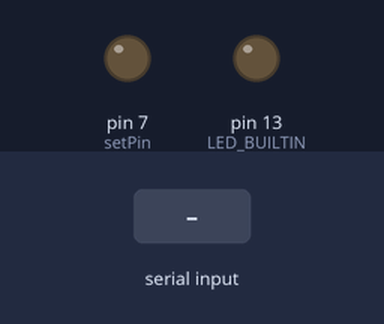
Recording of a sketch running on a simulated Arduino Uno, built with avr-gcc and run on an emulated ATmega328P. Shown: output pins drawn as LEDs (lit = HIGH). Inputs (shaded band) come from the test bench. What the sketch prints to the serial monitor is not drawn.

Above: at 1.2 s.
1.3 s: "1" received over the second serial link
Timing chart, 0 to 4.3 s (numbered marks = the images above; inputs shaded):
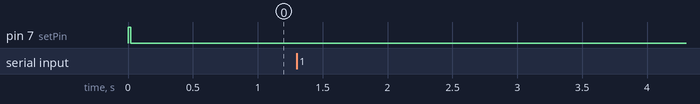

The sketch:

RX_Change_Mode.ino
```cpp
#include <SoftwareSerial.h>

SoftwareSerial HC12(8, 9); // HC-12 TX Pin, HC-12 RX Pin
#define setPin 7

byte incomingByte;
String readBuffer = "";

void setup() {
    pinMode(LED_BUILTIN, OUTPUT);
    pinMode(setPin, OUTPUT);
    digitalWrite(setPin, LOW); // Enter Transparent mode

    Serial.begin(1200);             // Serial port to computer
    HC12.begin(1200);               // Serial port to HC12
    //setRadio();
    defaultSettings();
    //setRadio();
    //delay(100);
}

void loop() {
  while (HC12.available()) {        // If HC-12 has data
    Serial.write(HC12.read());      // Send the data to Serial monitor
  }
  while (Serial.available()) {      // If Serial monitor has data
    HC12.write(Serial.read());      // Send that data to HC-12
  }
}

void setRadio(){
    digitalWrite(LED_BUILTIN, HIGH);
    digitalWrite(setPin, HIGH);
    delay(10);
    HC12.write("AT+B4800");         // Set Baud to 1,200bps
    delay(10);
    HC12.write("AT+FU1");            // Enter FU1 mode
    delay(10);

    Serial.end();
    HC12.end();
    Serial.begin(4800);             // Serial port to computer
    HC12.begin(4800);               // Serial port to HC12

    //while(Serial.available()) Serial.read(); // Remove any bits stuck in reg
    //while(HC12.available()) HC12.read();
    digitalWrite(setPin, LOW);      // Exit AT mode
    digitalWrite(LED_BUILTIN, LOW);
}

void radioSleep(){
    digitalWrite(setPin, HIGH);      // Enter AT command mode
    HC12.write("AT+SLEEP");         // Enter sleep mode
    digitalWrite(setPin, LOW);
}

void radioWake(){
    digitalWrite(setPin, HIGH);      // Entering AT command mode wakes module up
    delay(10);
    digitalWrite(setPin, LOW);
}

void defaultSettings(){
    digitalWrite(setPin, HIGH);
    delay(10);
    HC12.write("AT+DEFAULT");        // Enter default mode
    delay(10);
    digitalWrite(setPin, LOW);
}
```

Measured:
- after the input at 1.3 s, every drawn part: stays the same
